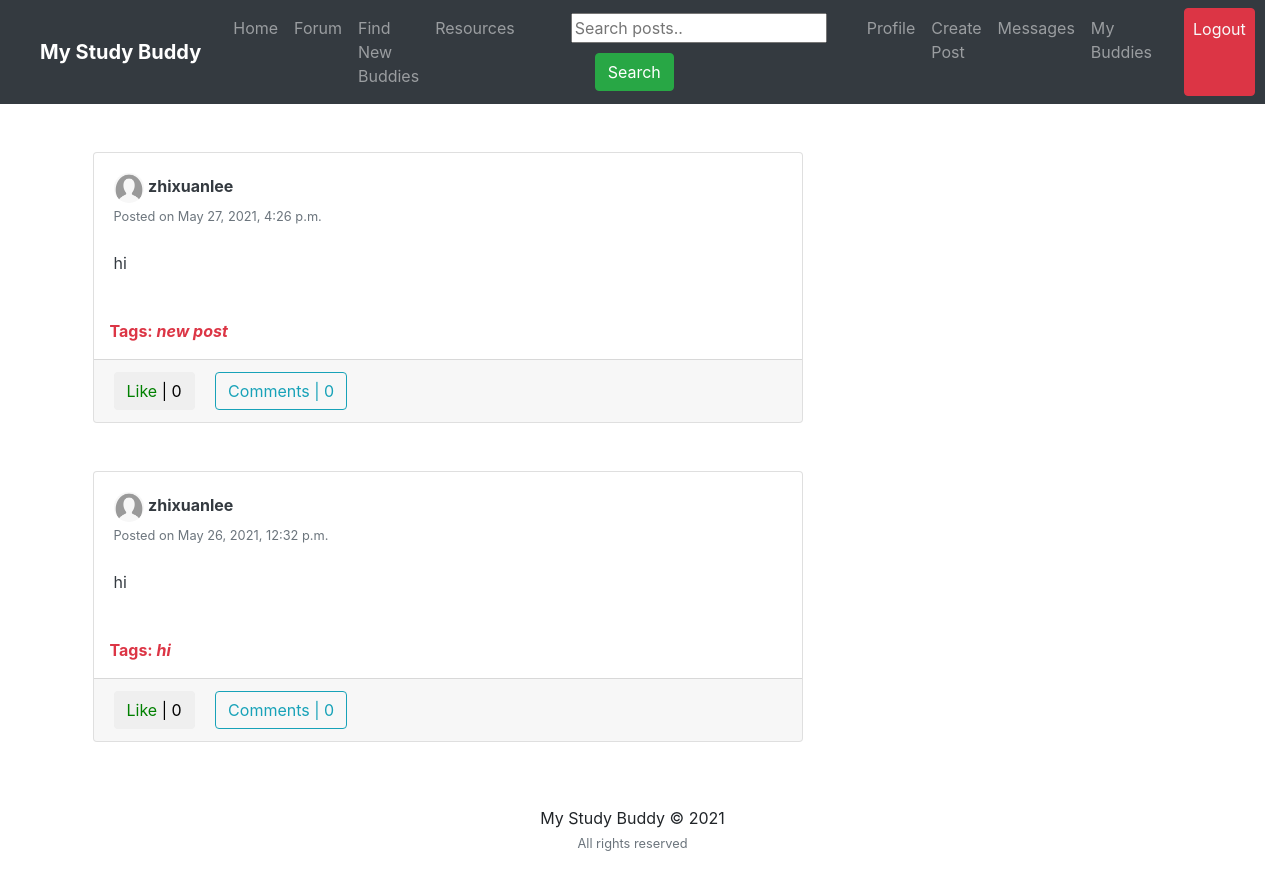
The app's page / (signed in) with its own data.
### feed/models.py (models this page shows, shortened)
class Post(models.Model):
	body = models.CharField(max_length=255, blank=True)
	picture = models.ImageField(upload_to='path/to/img', default=None)
	date_posted = models.DateTimeField(default=timezone.now)
	user_name = models.ForeignKey(User, on_delete=models.CASCADE)
	tags = models.CharField(max_length=100, blank=True)

### users/models.py (models this page shows, shortened)
class Profile(models.Model):
	user = models.OneToOneField(User, on_delete=models.CASCADE)
	image = models.ImageField(default='default.png', upload_to='profile_pics')
	slug = AutoSlugField(populate_from='user')
	bio = models.CharField(max_length=255, blank=True)
	friends = models.ManyToManyField("Profile", blank=True)
	def get_absolute_url(self):
		return "/users/{}".format(self.slug)

### feed/views.py (the view)
# urls.py: path('', PostListView.as_view(), name='home'),
class PostListView(ListView):
	model = Post
	template_name = 'feed/home.html'
	context_object_name = 'posts'
	ordering = ['-date_posted']
	paginate_by = 10
	def get_context_data(self, **kwargs):
		context = super(PostListView, self).get_context_data(**kwargs)
		if self.request.user.is_authenticated:
			liked = [i for i in Post.objects.all() if Like.objects.filter(user = self.request.user, post=i)]
			context['liked_post'] = liked
		return context

### feed/templates/feed/home.html (shortened to what this page needs)
{% extends "feed/layout.html" %} {% load static %} {% block searchform %}
<form
  class="form-inline my-2 my-lg-0 ml-5"
  action="{% url 'search_posts' %}"
  method="get"
>
  <input name="p" type="text" placeholder="Search posts.." />
  <button class="btn btn-success my-2 my-sm-0 ml-4" type="submit">
    Search
  </button>
</form>
{% endblock searchform %} {% block content %}
<div class="container">
  <div class="row">
    <div class="col-md-8">
      {% for post in posts %}
      <div class="card card-signin my-5">
        <div class="card-body">
          <a href="{{ post.user_name.profile.get_absolute_url }}"
            ><img
              src="{{ post.user_name.profile.image.url }}"
              class="rounded-circle"
              width="30"
              height="30"
              alt=""
          /></a>
          <a
            class="text-dark"
            href="{{ post.user_name.profile.get_absolute_url }}"
            ><b>{{ post.user_name }}</b></a
          >
          <br /><small class="text-muted"
            >Posted on {{ post.date_posted }}</small
          >
          <br /><br />
          <p class="card-text text-dark">{{ post.body }}</p>
        </div>
        {% if post.tags %}
        <br />
        <p class="text-danger ml-3">
          <b>Tags: <i>{{ post.tags }}</i></b>
        </p>
        {% endif %}
        <div class="card-footer">
          <button class="btn btn-white mr-3 like" id="{{ post.id }}">
            {% if post in liked_post %}
            <a
              href="{% url 'post-like' %}"
              style="color: red"
              id="likebtn{{ post.id }}"
            >
              Unlike</a
            >
            | {{post.likes.count}} {% else %}
            <a
              href="{% url 'post-like' %}"
              style="color: green"
              id="likebtn{{ post.id }}"
            >
              Like</a
            >
            | {{post.likes.count}} {% endif %}
          </button>
          <a class="btn btn-outline-info" href="{% url 'post-detail' post.id %}"
            >Comments | {{ post.details.count }}</a
          >
        </div>
      </div>
      {% endfor %}
    </div>
  </div>
</div>
{% endblock content %}

### records on screen
Post: user_name.profile.image (placeholder picture), user_name "zhixuanlee", date_posted "May 27, 2021, 4:26 p.m.", body "hi", tags "new post", likes.count "0", details.count "0"
Post: user_name.profile.image (placeholder picture), user_name "zhixuanlee", date_posted "May 26, 2021, 12:32 p.m.", body "hi", tags "hi", likes.count "0", details.count "0"
